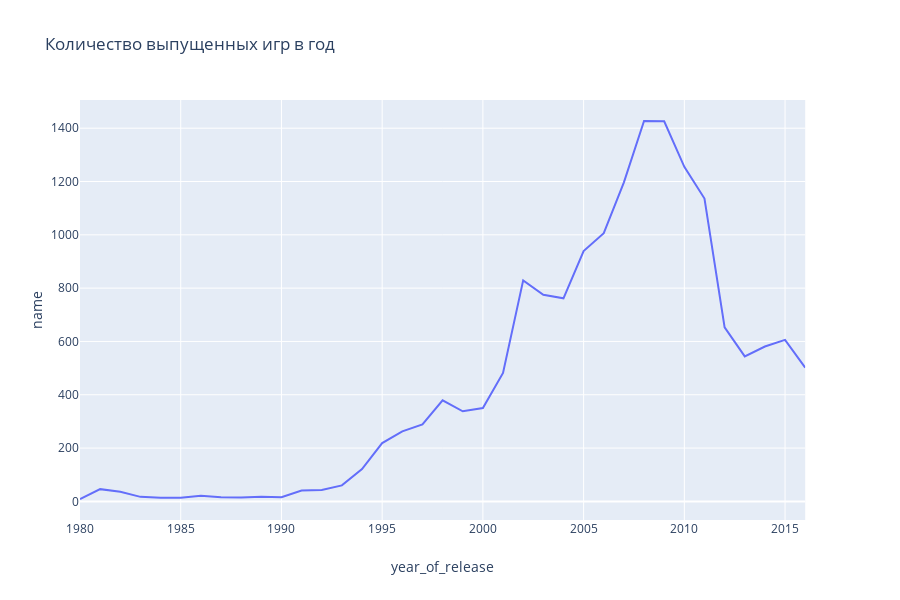

Source (notebook cell):
### Markdown cell above
- [x] Посмотрите, сколько игр выпускалось в разные годы. Важны ли данные за все периоды?
- [x] Посмотрите, как менялись продажи по платформам. Выберите платформы с наибольшими суммарными продажами и постройте распределение по годам. За какой характерный срок появляются новые и исчезают старые платформы?
- [x] Возьмите данные за соответствующий актуальный период. Актуальный период определите самостоятельно в результате исследования предыдущих вопросов. Основной фактор — эти данные помогут построить прогноз на 2017 год. Не учитывайте в работе данные за предыдущие годы.
- Какие платформы лидируют по продажам, растут или падают? Выберите несколько потенциально прибыльных платформ.
- Постройте график «ящик с усами» по глобальным продажам игр в разбивке по платформам. Опишите результат.
- Посмотрите, как влияют на продажи внутри одной популярной платформы отзывы пользователей и критиков. Постройте диаграмму рассеяния и посчитайте корреляцию между отзывами и продажами. Сформулируйте выводы.
- Соотнесите выводы с продажами игр на других платформах.
- Посмотрите на общее распределение игр по жанрам. Что можно сказать о самых прибыльных жанрах? Выделяются ли жанры с высокими и низкими продажами?

### Code cell
numb_games_yearly = games.pivot_table(index='year_of_release', values='name', aggfunc='count').reset_index()
fig = px.line(numb_games_yearly, x='year_of_release', y='name', title='Количество выпущенных игр в год')
fig.show()

### Figure 1 — Plotly figure (JSON) as saved in the notebook; plotly's stock layout.template omitted (floating-point values rounded to 4 significant figures)
{"data": [{"hoverlabel": {"namelength": 0}, "hovertemplate": "year_of_release=%{x}<br>name=%{y}", "legendgroup": "", "line": {"color": "#636efa", "dash": "solid"}, "mode": "lines", "name": "", "showlegend": false, "type": "scatter", "x": [1980, 1981, 1982, 1983, 1984, 1985, 1986, 1987, 1988, 1989, 1990, 1991, 1992, 1993, 1994, 1995, 1996, 1997, 1998, 1999, 2000, 2001, 2002, 2003, 2004, 2005, 2006, 2007, 2008, 2009, 2010, 2011, 2012, 2013, 2014, 2015, 2016], "xaxis": "x", "y": [9, 46, 36, 17, 14, 14, 21, 16, 15, 17, 16, 41, 43, 60, 121, 219, 263, 289, 379, 338, 350, 482, 829, 775, 762, 939, 1006, 1197, 1427, 1426, 1255, 1136, 653, 544, 581, 606, 502], "yaxis": "y"}], "layout": {"height": 600, "legend": {"tracegroupgap": 0}, "title": {"text": "Количество выпущенных игр в год"}, "xaxis": {"anchor": "y", "domain": [0, 0.98], "title": {"text": "year_of_release"}}, "yaxis": {"anchor": "x", "domain": [0, 1], "title": {"text": "name"}}}}
